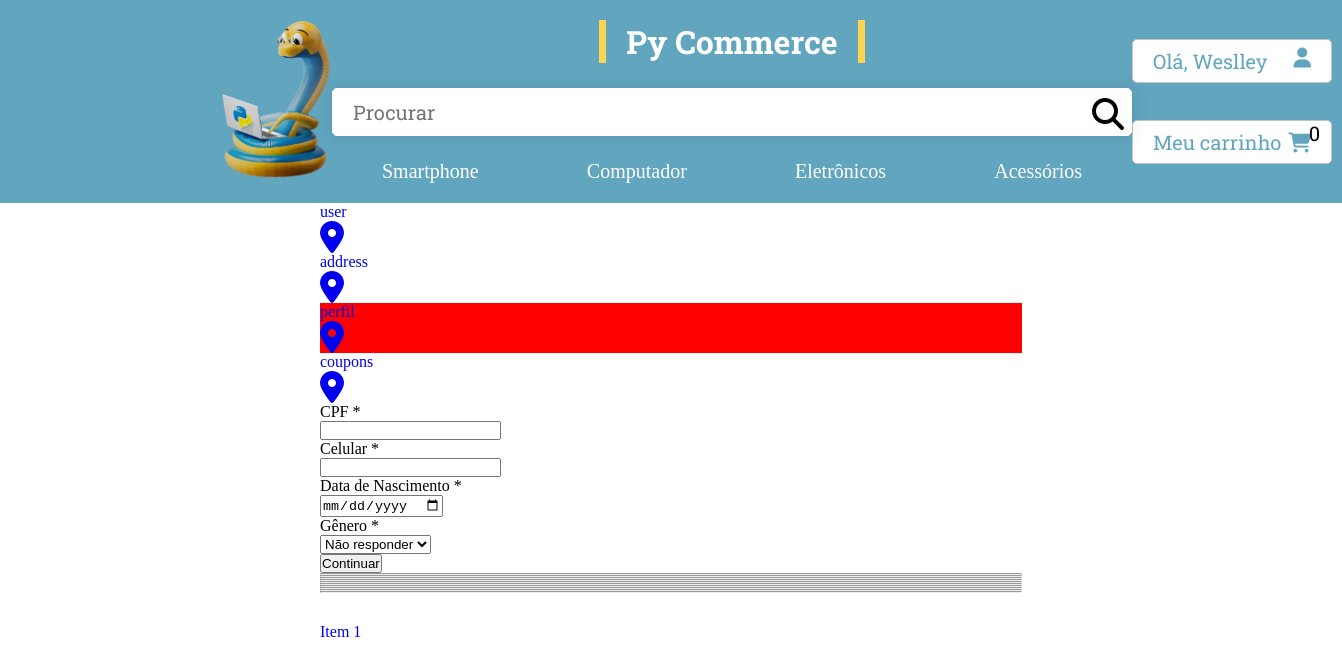
The page /my-perfil/perfil (signed in) on the database as committed earlier.
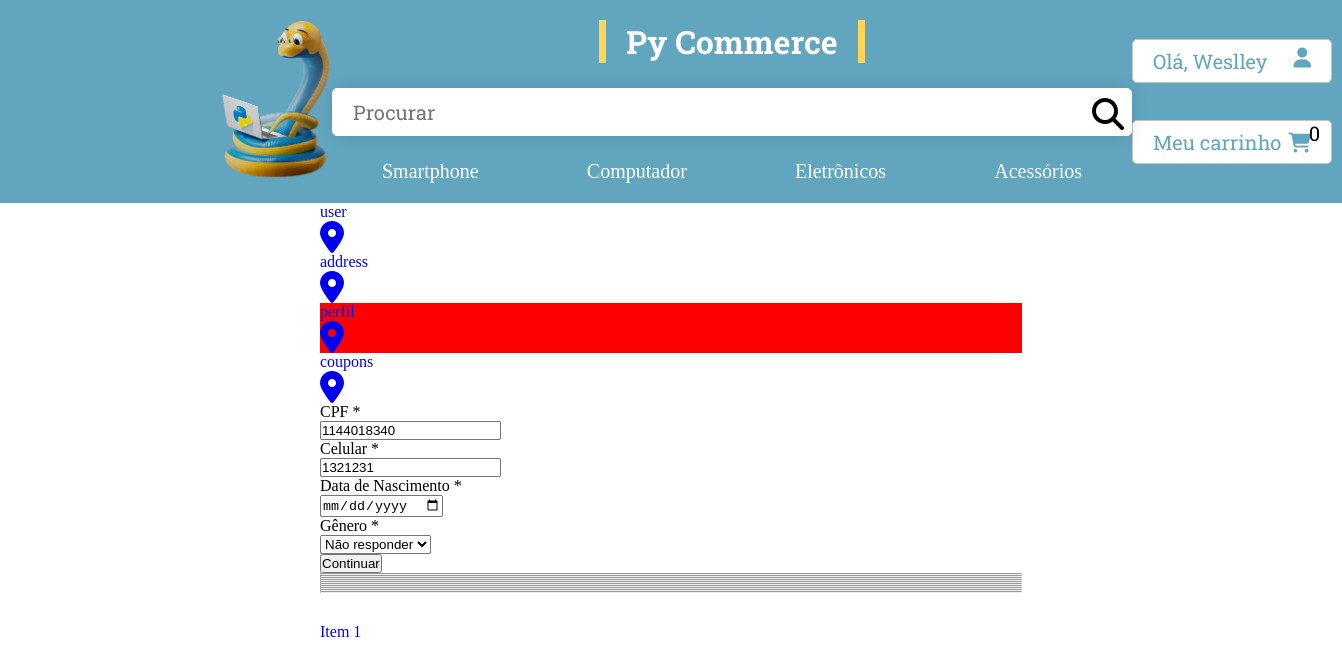
The same page on the database as committed later.
### perfil/models.py (models this page shows, shortened)
class Perfil(models.Model):
    GENDERCHOICE = [
        ('F', 'Feminino'),
        ('M', 'Masculino'),
        ('N', 'Não responder'),
    ]
    user = models.OneToOneField(User, on_delete=models.CASCADE, verbose_name=('Usuário'))
    cell = models.CharField('Celular', max_length=11, null=True, blank=True)
    cpf = models.CharField('CPF', max_length=11, null=True)
    birth = models.DateField('Data de Nascimento', null=True, blank=True)
    genre = models.CharField('Gênero', max_length=1, choices=GENDERCHOICE, default='N')
    notify_email = models.BooleanField('Notificação por Email', default=True)
    class Meta:
        verbose_name = ('Perfil')
        verbose_name_plural = ('Perfis')
    def get_all_relations(self):
        return ['user', 'address', 'perfil', 'coupons']

### perfil/views.py (the view, shortened to what this page needs)
# urls.py: path('', views.my_perfil, name='my_perfil'),
@login_required()
def my_perfil(request, fk=None):
    print (fk)
    form = None
    if fk == 'user':
        form = UserCreateForm(instance=request.user)
    if fk == 'address':
        form = AddressForm(instance=request.user.perfil.address.get(selected=True))
    if fk == 'perfil':
        form = PerfilForm(instance=request.user.perfil)
    if fk == 'coupons':
        ok = request.user.perfil.coupons.all()[0]
        print (ok)
        form = CouponForm(instance=ok)
    return render(request, 'perfil/my_perfil.html', {'form':form, 'relation':fk})

### perfil/forms.py
class PerfilForm(forms.ModelForm):
    class Meta:
        model = Perfil
        fields = ['cpf', 'cell', 'birth', 'genre']
        widgets = {
            'birth': forms.DateInput(format = '%Y-%m-%d', attrs={'type':'date'})
        }
    def __init__(self, *args, **kwargs):
        super().__init__(*args, **kwargs)
        for field in self.fields:
            self.fields[field].widget.attrs.update({"class":"login-form-attr"})

### cart/cart.py (called while the page is built)
    def get_quantity_products(self):
        return len(self.cart)

### cart/context_processors.py (called while the page is built)
def cart(request):
    cart = Cart(request)
    return {'cart': cart}

### core/context_processors.py (called while the page is built)
def user_authenticated(request):
    if request.user.is_authenticated:
        context = {'user_authenticated': request.user.first_name}
    else:
        context = {'user_authenticated': 'bem-vindo(a)'}
    return context

### templates/perfil/my_perfil.html (shortened to what this page needs)
{% extends 'base.html' %}
{% load static %}
{% block content %}
<div class="perfil-container">
    <div class="perfil-content">
    <div class="perfil-item-nav">
        {% for fk in request.user.perfil.get_all_relations %}
        <a href="{% url 'perfil:my_perfil_foreignkey' fk %}">
            <div {% if fk == relation %} style="background-color: red;" {% endif %} class="perfil-item-fk">
                <div>
                    {{fk}}
                </div>
                <i class="fa-sharp fa-solid fa-location-dot fa-2x"></i>
            </div>
        </a>
        {% endfor %}
    </div>
    <div class="form-register-items-formregister">
        <form method="post" action="{% url 'perfil:my_perfil_foreignkey' relation %}">
            {% for field in form %}
            <div class="form-login-items-labelinput">
                <div class="form-login-items-labelinput-label">
                    {{field.label}} {% if field.label != '' %} <span>*</span> {% endif %}
                </div>
                <div>
                    {{field}}
                </div>
            </div>
            {% endfor %}
            {% if form %}<button type="submit" value="Submit"> Continuar </button> {% endif %}
        </form>
    </div>
</div>
</div>
{% endblock %}

Rows that differ between the two databases and show on the page:
changed Perfil "Não responder": cpf (not shown) → "1144018340"; cell (not shown) → "1321231"
